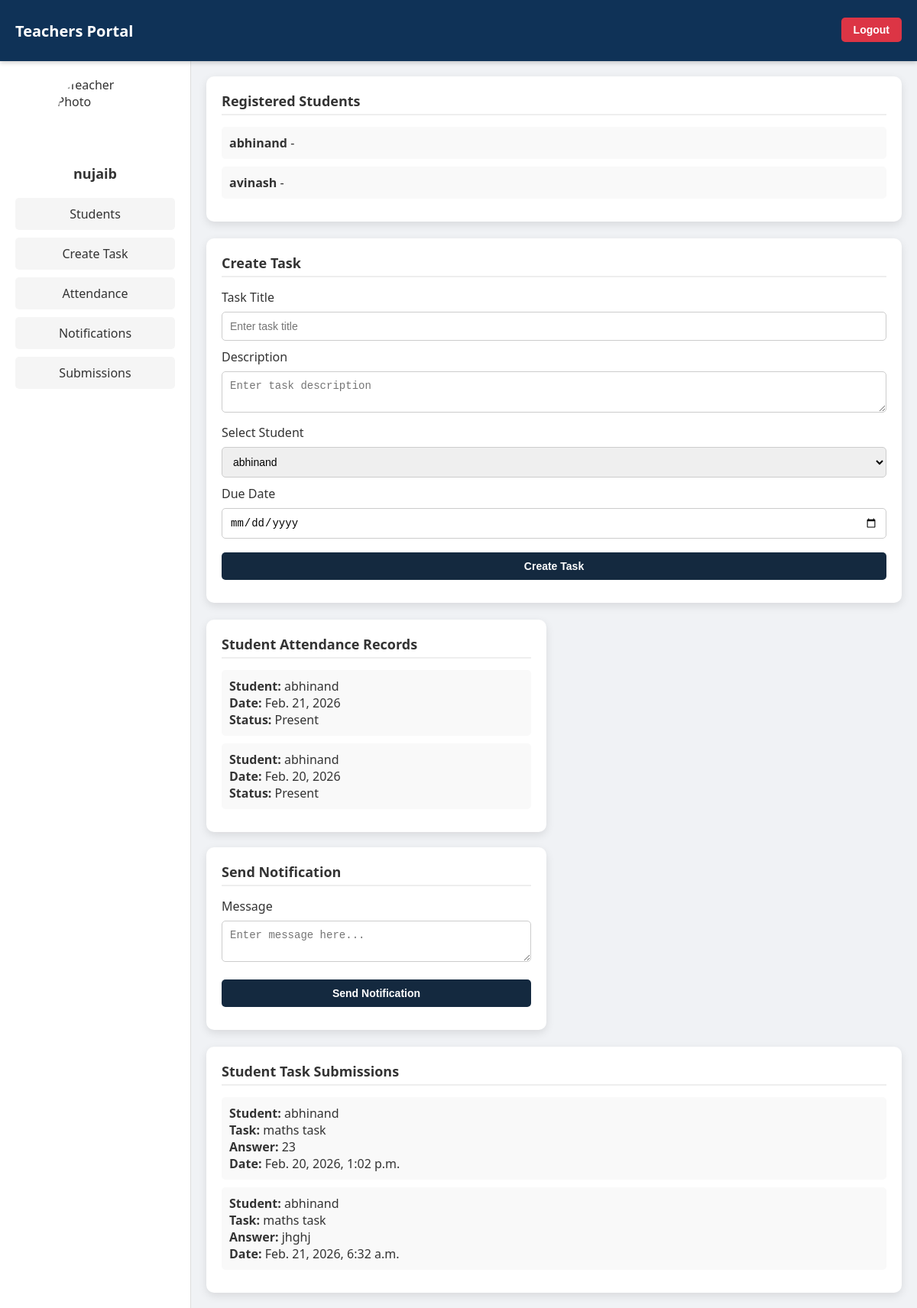
The page /teacher-home/ (signed in) on the database its author committed.
### attendence/models.py (models this page shows, shortened)
class CustomUser(AbstractUser):
    ROLE_CHOICES = (
        ('admin', 'Admin'),
        ('teacher', 'Teacher'),
        ('student', 'Student'),
    )
    role = models.CharField(max_length=10, choices=ROLE_CHOICES)

class Attendance(models.Model):
    student = models.ForeignKey(settings.AUTH_USER_MODEL, on_delete=models.CASCADE)
    date = models.DateField(auto_now_add=True)
    status = models.CharField(max_length=10, default="Present")

class TaskSubmission(models.Model):
    task = models.ForeignKey(Task, on_delete=models.CASCADE)
    student = models.ForeignKey(settings.AUTH_USER_MODEL, on_delete=models.CASCADE)
    submission_text = models.TextField()
    submitted_at = models.DateTimeField(auto_now_add=True)

class Task(models.Model):
    teacher = models.ForeignKey(settings.AUTH_USER_MODEL, on_delete=models.CASCADE)
    title = models.CharField(max_length=100)
    description = models.TextField()
    assigned_to = models.ForeignKey(settings.AUTH_USER_MODEL, related_name="tasks", on_delete=models.CASCADE)
    created_at = models.DateTimeField(auto_now_add=True)
    due_date = models.DateField(null=True, blank=True)

### attendence/views.py (the view, shortened to what this page needs)
# urls.py: path('teacher-home/', views.teacher_home, name="teacher_home"),
@login_required
def teacher_home(request):
    if request.user.role != "teacher":
        return redirect("login")
    students = User.objects.filter(role="student")
    submissions = TaskSubmission.objects.filter(task__teacher=request.user)
    attendance_records = Attendance.objects.all().order_by("-date")
    context = {
        "students": students,
        "submissions": submissions,
        "attendance_records": attendance_records,
    }
    return render(request, "teacher_home.html", context)

### attendence/Templates/teacher_home.html (shortened to what this page needs)
{% load static %}
<!DOCTYPE html>
<html lang="en">
<head>
    <link rel="stylesheet" href="{% static 'css/style.css' %}">
</head>
<body>
    <div class="navbar">
        <h1>Teachers Portal</h1>
        <form action="{% url 'logout' %}" method="POST">
            <button type="submit">Logout</button>
        </form>
    </div>
    <div class="main">
        <div class="sidebar">
            <img src="https://thumbs.dreamstime.com/b/cartoon-female-teacher-blue-suit-holding-book-pointer-emerging-colorful-heart-shaped-background-female-teacher-434265980.jpg" alt="Teacher Photo">
            <h2>{{ user.username }}</h2>
            <a href="#students">Students</a>
            <a href="#tasks">Create Task</a>
            <a href="#attendance">Attendance</a>
            <a href="#notifications">Notifications</a>
            <a href="#submissions">Submissions</a>
        </div>
        <div class="content">
            <div class="card" id="students">
                <h2>Registered Students</h2>
                {% for student in students %}
                    <div class="box">
                        <strong>{{ student.username }}</strong> - {{ student.email }}
                    </div>
                {% empty %}
                    <p>No students found</p>
                {% endfor %}
            </div><br>
            <div class="card" id="tasks">
                <h2>Create Task</h2>
                <form method="POST">
                    <label>Task Title</label>
                    <input type="text" name="title" placeholder="Enter task title">
                    <label>Description</label>
                    <textarea name="description" placeholder="Enter task description"></textarea>
                    <label>Select Student</label>
                    <select name="student">
                        {% for student in students %}
                            <option value="{{ student.id }}">{{ student.username }}</option>
                        {% endfor %}
                    </select>
                    <label>Due Date</label>
                    <input type="date" name="due_date">
                    <button type="submit" name="create_task_submit">Create Task</button>
                </form>
            </div><br>
            <div class="grid">
                <div class="card" id="attendance">
                    <h2>Student Attendance Records</h2>
                    {% for record in attendance_records %}
                        <div class="box">
                            <strong>Student:</strong> {{ record.student.username }} <br>
                            <strong>Date:</strong> {{ record.date }} <br>
                            <strong>Status:</strong> {{ record.status }}
                        </div>
                    {% empty %}
                        <p>No attendance marked yet</p>
                    {% endfor %}
                </div><br>
                <div class="card" id="notifications">
                    <h2>Send Notification</h2>
                    <form method="POST">
                        <label>Message</label>
                        <textarea name="notification_message" placeholder="Enter message here..."></textarea>
                        <button type="submit" name="notification_submit">Send Notification</button>
                    </form>
                </div>
            </div><br>
            <div class="card" id="submissions">
                <h2>Student Task Submissions</h2>
                {% for sub in submissions %}
                    <div class="box">
                        <strong>Student:</strong> {{ sub.student.username }} <br>
                        <strong>Task:</strong> {{ sub.task.title }} <br>
                        <strong>Answer:</strong> {{ sub.submission_text }} <br>
                        <strong>Date:</strong> {{ sub.submitted_at }}
                    </div>
                {% empty %}
                    <p>No submissions yet</p>
                {% endfor %}
            </div>
        </div>
    </div>
</body>
</html>

### attendence/static/css/style.css (style rules this page uses)
button { padding: 8px 15px; background-color: #28a745; color: white; border: none; border-radius: 5px; cursor: pointer; }

### attendence/Templates/teacher_home.html (style rules this page uses)
* { margin: 0; padding: 0; box-sizing: border-box; }
body { font-family: 'Segoe UI', Tahoma, Geneva, Verdana, sans-serif; background-color: #f0f2f5; color: #333; }
.navbar { width: 100%; height: 80px; background-color: #0f3257; color: white; display: flex; align-items: center; justify-content: space-between; padding: 0 20px; position: sticky; top: 0; z-index: 10; box-shadow: 0 2px 6px rgba(0,0,0,0.2); }
.navbar h1 { font-size: 20px; }
.navbar button { padding: 8px 16px; border: none; border-radius: 5px; background-color: #dc3545; cursor: pointer; color: white; font-weight: bold; }
.main { display: flex; min-height: calc(100vh - 60px); }
.sidebar { width: 250px; background-color: #ffffff; padding: 20px; border-right: 1px solid #ddd; display: flex; flex-direction: column; align-items: center; }
.sidebar img { width: 100px; height: 100px; border-radius: 50%; object-fit: cover; margin-bottom: 15px; }
.sidebar h2 { margin-bottom: 20px; font-size: 18px; text-align: center; }
.sidebar a { width: 100%; text-decoration: none; color: #333; padding: 10px 15px; border-radius: 5px; margin-bottom: 10px; transition: 0.3s; display: block; text-align: center; background-color: #f5f5f5; }
.content { flex: 1; padding: 20px; }
.grid { display: grid; grid-template-columns: repeat(auto-fit, minmax(300px, 1fr)); gap: 20px; }
.card { background-color: white; padding: 20px; border-radius: 10px; box-shadow: 0 4px 12px rgba(0,0,0,0.1); }
.card h2 { margin-bottom: 15px; font-size: 18px; border-bottom: 2px solid #eee; padding-bottom: 5px; }
.box { background-color: #f9f9f9; padding: 10px; margin-bottom: 10px; border-radius: 5px; }
input, textarea, select, button { width: 100%; padding: 10px; margin-top: 8px; margin-bottom: 10px; border-radius: 5px; border: 1px solid #ccc; font-size: 14px; }
button { background-color: #14293f; color: white; cursor: pointer; font-weight: bold; border: none; }

### rows shown on the page
CustomUser: username "nujaib"
CustomUser: username "abhinand"
CustomUser: username "avinash"
Attendance: student.username "abhinand", date "Feb. 21, 2026", status "Present"
Attendance: student.username "abhinand", date "Feb. 20, 2026", status "Present"
TaskSubmission: student.username "abhinand", task "maths task", submission_text "23", submitted_at "Feb. 20, 2026, 1:02 p.m."
TaskSubmission: student.username "abhinand", task "maths task", submission_text "jhghj", submitted_at "Feb. 21, 2026, 6:32 a.m."

### other values the page prints
form field student "abhinand"
